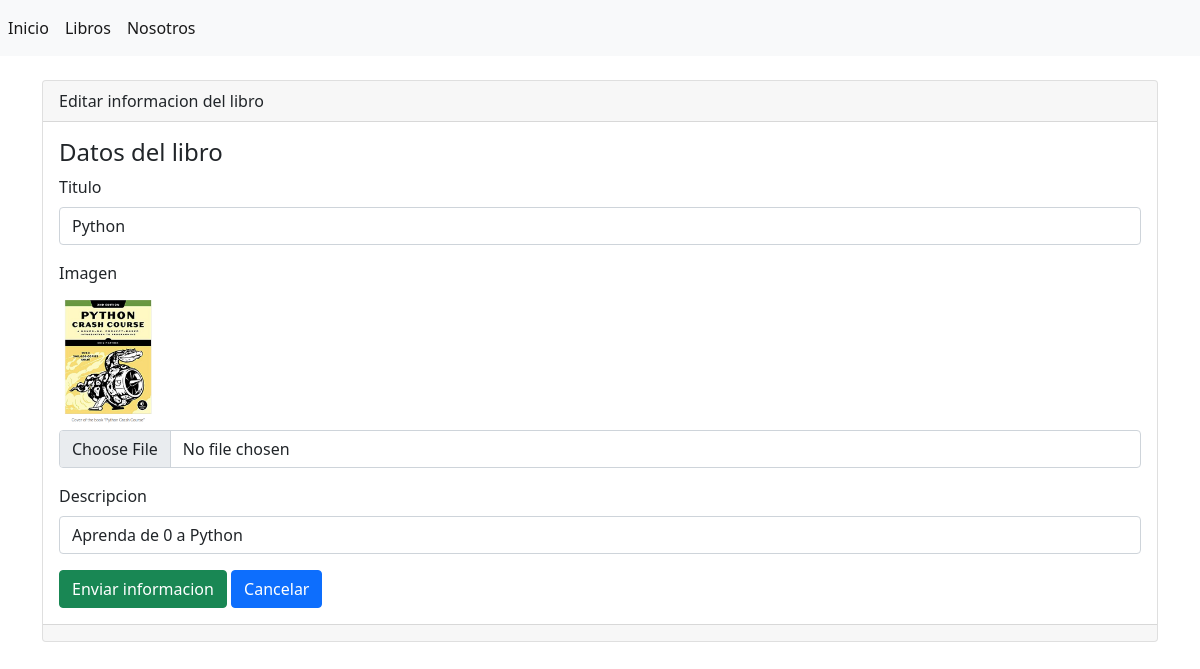
Screenshot of /libros/editar/1 with the database file from the repository.
### libreria/models.py (models this page shows, shortened)
class Libro(models.Model):
    id = models.AutoField(primary_key=True)
    titulo = models.CharField(max_length=100, verbose_name='Titulo')
    imagen = models.ImageField(upload_to='imagenes/',verbose_name='Imagen' , null=True)
    descripcion = models.TextField(verbose_name='Descripcion', null=True)

### libreria/views.py (the view)
# urls.py: path('libros/editar', views.editar, name='editar'),
def editar(request, id):
    libro = Libro.objects.get(id=id)
    formulario = LibroForm(request.POST or None, request.FILES or None, instance=libro)
    if formulario.is_valid() and request.POST:
        formulario.save()
        return redirect('libros')
    return render(request, 'libros/editar.html', {'formulario': formulario})

### libreria/forms.py
class LibroForm(forms.ModelForm):
    class Meta:
        model = Libro
        fields = '__all__'

### libreria/templates/libros/editar.html (shortened to what this page needs)
{% extends "base.html" %}
{% block Contenido %}
<div class="card">
    <div class="card-header">
        Editar informacion del libro
    </div>
    <div class="card-body">
        <h4 class="card-title">Datos del libro</h4>
        {% include 'libros/form.html' %}
    </div>
    <div class="card-footer text-muted">
    </div>
</div>
{% endblock %}

### libreria/templates/libros/form.html (shortened to what this page needs)
<form enctype="multipart/form-data" method="post">
  {% for campo in formulario %}
    <div class="mb-3">
      <label for="" class="form-label">{{ campo.label }}</label>
      {% if campo.field.widget.input_type == 'file' and campo.value %}
      <br/>
      <img src="{{ MEDIA_URL }}/imagenes/{{ campo.value }}" width="100" alt="" srcset="">
      {% endif %}
      <input
      type="{{ campo.field.widget.input_type }}"
      class="form-control"
      name="{{ campo.name }}"
      id=""
      aria-describedby="helpId"
      placeholder="{{ campo.label }}"
      value="{{ campo.value | default:'' }}"
      />
    </div>
  {% endfor %}
  <input name="" id="" class="btn btn-success" type="submit" value="Enviar informacion">
  <a name="" id="" class="btn btn-primary" href="{% url 'libros' %}" role="button">Cancelar</a>
</form>

### rows the page displays
Libro: titulo "Python" "Aprenda de 0 a Python", value (picture)

### other values shown
{{ campo.label }} "Titulo" "Imagen" "Descripcion"
